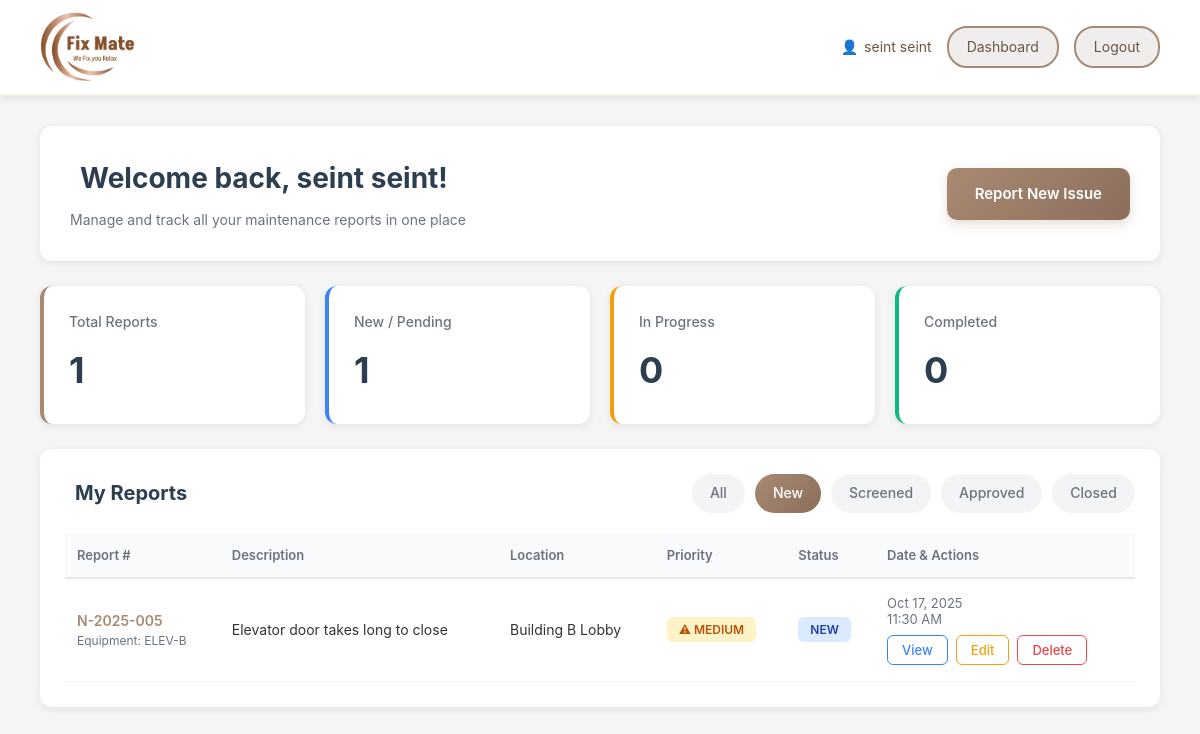
The app's page /user_dashboard.php?filter=new (signed in) with its own data.
### tables this page shows
CREATE TABLE `users` (
  `user_id` int(11) NOT NULL AUTO_INCREMENT,
  `username` varchar(50) NOT NULL,
  `email` varchar(100) NOT NULL,
  `password_hash` varchar(255) NOT NULL,
  `first_name` varchar(100) DEFAULT NULL,
  `last_name` varchar(100) DEFAULT NULL,
  `phone` varchar(20) DEFAULT NULL,
  `role` enum('planner','technician','reporter') NOT NULL,
  `user_type` enum('staff','teacher','student','external') NOT NULL,
  `id_number` varchar(50) DEFAULT NULL,
  `is_active` tinyint(1) NOT NULL DEFAULT 1,
  `created_at` timestamp NOT NULL DEFAULT current_timestamp(),
  PRIMARY KEY (`user_id`),
  UNIQUE KEY `username` (`username`),
  UNIQUE KEY `email` (`email`)
);

CREATE TABLE `notification` (
  `notification_id` int(11) NOT NULL AUTO_INCREMENT,
  `notif_no` varchar(50) NOT NULL,
  `reported_at` datetime NOT NULL DEFAULT current_timestamp(),
  `status` enum('NEW','SCREENED','APPROVED','REJECTED','CLOSED') NOT NULL DEFAULT 'NEW',
  `priority` enum('LOW','MEDIUM','HIGH','URGENT') NOT NULL DEFAULT 'MEDIUM',
  `description` varchar(500) DEFAULT NULL,
  `reporter_name` varchar(120) DEFAULT NULL,
  `reporter_email` varchar(150) DEFAULT NULL,
  `equipment_id` int(11) DEFAULT NULL,
  `floc_id` int(11) DEFAULT NULL,
  `created_by_user_id` int(11) DEFAULT NULL,
  PRIMARY KEY (`notification_id`),
  UNIQUE KEY `uq_notif_no` (`notif_no`),
  KEY `fk_notif_equipment` (`equipment_id`),
  KEY `fk_notif_floc` (`floc_id`),
  KEY `fk_notif_creator_user` (`created_by_user_id`),
  KEY `idx_notification_status` (`status`),
  KEY `idx_notification_priority` (`priority`),
  CONSTRAINT `fk_notif_creator_user` FOREIGN KEY (`created_by_user_id`) REFERENCES `users` (`user_id`) ON DELETE SET NULL ON UPDATE CASCADE,
  CONSTRAINT `fk_notif_equipment` FOREIGN KEY (`equipment_id`) REFERENCES `equipment` (`equipment_id`) ON DELETE SET NULL ON UPDATE CASCADE,
  CONSTRAINT `fk_notif_floc` FOREIGN KEY (`floc_id`) REFERENCES `functional_location` (`floc_id`) ON DELETE SET NULL ON UPDATE CASCADE
);

### user_dashboard.php (the view, shortened to what this page needs)
<?php
include 'config.php';
$current_user_id = $_SESSION['user_id'];
$user_query = "SELECT u.*, ed.position, ed.employee_code
               FROM users u
               LEFT JOIN employee_details ed ON u.user_id = ed.user_id
               WHERE u.user_id = ?";
$user_stmt = $connect->prepare($user_query);
$user_stmt->bind_param("i", $current_user_id);
$user_stmt->execute();
$user_result = $user_stmt->get_result();
$user_info = $user_result->fetch_assoc();
$full_name = trim($user_info['first_name'] . ' ' . $user_info['last_name']);
$status_filter = isset($_GET['filter']) ? $_GET['filter'] : 'all';
$query = "
SELECT
    n.notification_id,
    n.notif_no,
    n.description,
    n.priority,
    n.status AS report_status,
    n.reported_at,
    COALESCE(fl.floc_name, eq.equipment_name, 'N/A') AS location_equipment,
    COALESCE(eq.equipment_code, '') AS equipment_code,
    w.wo_no,
    w.status AS wo_status,
    w.actual_start,
    w.actual_end
FROM notification n
LEFT JOIN functional_location fl ON n.floc_id = fl.floc_id
LEFT JOIN equipment eq ON n.equipment_id = eq.equipment_id
LEFT JOIN work_order w ON n.notification_id = w.notification_id
WHERE n.created_by_user_id = ?
";
if ($status_filter != 'all') {
    $query .= " AND n.status = '" . strtoupper($status_filter) . "'";
}
$query .= " ORDER BY n.reported_at DESC";
$stmt = $connect->prepare($query);
$stmt->bind_param("i", $current_user_id);
$stmt->execute();
$result = $stmt->get_result();
$total_reports = 0;
$new_pending = 0;
$in_progress = 0;
$completed = 0;
$data = [];
while ($row = $result->fetch_assoc()) {
    $data[] = $row;
    $total_reports++;
    $status = $row['report_status'] ?: 'NEW';
    $wo_status = $row['wo_status'];
    if ($wo_status === 'COMPLETED') {
        $completed++;
    } elseif ($wo_status === 'IN_PROGRESS') {
        $in_progress++;
    } elseif ($status === 'NEW' || !$wo_status) {
        $new_pending++;
    }
}
?>
<!DOCTYPE html>
<html lang="en">
<head>
  <link rel="stylesheet" href="style.css">
</head>
<body>
    <div class="navbar">
        <div class="logo"><img src="image/logo.png" ></div>
         <div class="user-info">
            <span class="user-name">
                <span>👤</span>
                <?php echo htmlspecialchars($_SESSION['first_name'] ?? 'User'); ?>
                <?php echo htmlspecialchars($_SESSION['last_name'] ?? ''); ?>
            </span>
            <a href="user_dashboard.php" class="btn-logout">Dashboard</a>
            <a href="logout.php" class="btn-logout">Logout</a>
        </div>
    </div>
    <div class="container">
        <div class="welcome-section">
            <div class="welcome-content">
                <h2>
                    <span></span> Welcome back, <?= htmlspecialchars($full_name) ?>!
                </h2>
                <p>Manage and track all your maintenance reports in one place</p>
            </div>
            <a href="report_issue.php" class="report-new-btn">
                Report New Issue
            </a>
        </div>
        <div class="stats">
            <div class="stat-card total">
                <div class="stat-content">
                    <h3>Total Reports</h3>
                    <div class="number"><?= $total_reports ?></div>
                </div>
            </div>
            <div class="stat-card new">
                <div class="stat-content">
                    <h3>New / Pending</h3>
                    <div class="number"><?= $new_pending ?></div>
                </div>
            </div>
            <div class="stat-card progress">
                <div class="stat-content">
                    <h3>In Progress</h3>
                    <div class="number"><?= $in_progress ?></div>
                </div>
            </div>
            <div class="stat-card completed">
                <div class="stat-content">
                    <h3>Completed</h3>
                    <div class="number"><?= $completed ?></div>
                </div>
            </div>
        </div>
        <div class="reports-section">
            <div class="reports-header">
                <h3>
                    <span></span> My Reports
                </h3>
                <div class="filter-tabs">
                    <a href="?filter=all" class="filter-tab <?= $status_filter == 'all' ? 'active' : '' ?>">All</a>
                    <a href="?filter=new" class="filter-tab <?= $status_filter == 'new' ? 'active' : '' ?>">New</a>
                    <a href="?filter=screened" class="filter-tab <?= $status_filter == 'screened' ? 'active' : '' ?>">Screened</a>
                    <a href="?filter=approved" class="filter-tab <?= $status_filter == 'approved' ? 'active' : '' ?>">Approved</a>
                    <a href="?filter=closed" class="filter-tab <?= $status_filter == 'closed' ? 'active' : '' ?>">Closed</a>
                </div>
            </div>
            <?php if (empty($data)): ?>
                <div class="no-data">
                    <div class="no-data-icon">📭</div>
                    <p><strong>No reports found</strong></p>
                    <p>You haven't submitted any maintenance reports yet</p>
                </div>
            <?php else: ?>
                <table class="reports-table">
                    <thead>
                        <tr>
                            <th>Report #</th>
                            <th>Description</th>
                            <th>Location</th>
                            <th>Priority</th>
                            <th>Status</th>
                            <th>Date & Actions</th>
                        </tr>
                    </thead>
                    <tbody>
                        <?php foreach ($data as $row): ?>
                            <tr>
                                <td>
                                    <div class="report-id"><?= htmlspecialchars($row['notif_no']) ?></div>
                                    <span class="report-type">
                                        <?= $row['equipment_code'] ? 'Equipment: ' . htmlspecialchars($row['equipment_code']) : 'OTHER' ?>
                                    </span>
                                </td>
                                <td><?= htmlspecialchars($row['description']) ?></td>
                                <td><?= htmlspecialchars($row['location_equipment']) ?></td>
                                <td>
                                    <?php
                                    $priority = $row['priority'] ?: 'MEDIUM';
                                    $priority_class = 'priority-' . strtolower($priority);
                                    echo "<span class='priority-badge {$priority_class}'>⚠ " . htmlspecialchars($priority) . "</span>";
                                    ?>
                                </td>
                                <td>
                                    <?php
                                    $status = $row['report_status'] ?: 'NEW';
                                    $status_class = 'status-' . strtolower($status);
                                    echo "<span class='status-badge {$status_class}'>" . htmlspecialchars($status) . "</span>";
                                    ?>
                                </td>
                                <td>
                                    <div class="date-time">
                                        <?= date('M d, Y', strtotime($row['reported_at'])) ?><br>
                                        <?= date('h:i A', strtotime($row['reported_at'])) ?>
                                    </div>
                                    <div class="action-buttons" style="margin-top: 8px;">
                                        <a href="view_report.php?id=<?= $row['notification_id'] ?>" class="btn btn-view">View</a>
                                        <a href="edit_report.php?id=<?= $row['notification_id'] ?>" class="btn btn-edit">Edit</a>
                                        <a href="delete_report.php?id=<?= $row['notification_id'] ?>" class="btn btn-delete" onclick="return confirm('Are you sure you want to delete this report?')">Delete</a>
                                    </div>
                                </td>
                            </tr>
                        <?php endforeach; ?>
                    </tbody>
                </table>
            <?php endif; ?>
        </div>
    </div>
</body>
</html>

### user_dashboard.php (style rules this page uses)
.logo img { height: 70px; max-width: 120px; }

### records on screen
users: full_name "seint seint"
notification: notif_no "N-2025-005", equipment_code "ELEV-B", description "Elevator door takes long to close", location_equipment "Building B Lobby", priority "MEDIUM", status "NEW", reported_at "Oct 17, 2025", reported_at "11:30 AM"

### other values on screen
$_SESSION['first_name'] "seint"
$_SESSION['last_name'] "seint"
$total_reports "1"
$new_pending "1"
$in_progress "0"
$completed "0"
